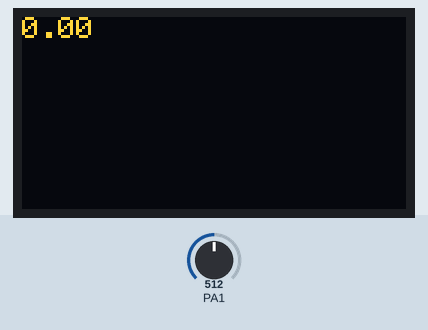
The program below on a simulated STM32 Blue Pill. Shown: 128×64 one-colour display. The inputs (shaded band) are chosen by the test bench; at power-on: PA1 = 512. The OLED is the two-colour kind (top 16 rows yellow); the display library's start-up logo is not drawn.

Above: at 2.2 s.

The program:

main.cpp
```cpp
#include <Arduino.h>
#include <Wire.h>
#include <Adafruit_SSD1306.h>
#include <math.h>
#include <vector>

#define SCREEN_WIDTH 128 // OLED display width, in pixels
#define SCREEN_HEIGHT 64 // OLED display height, in pixels
#define OLED_RESET 	-1 // This display does not have a reset pin accessible
#define PI 3.14159265358979323846
Adafruit_SSD1306 display_handler(SCREEN_WIDTH, SCREEN_HEIGHT, &Wire, OLED_RESET);

const unsigned long sample_time_ms = 40;

#define READ_PIN B1

void setup() {
  pinMode(READ_PIN, INPUT);

  display_handler.begin(SSD1306_SWITCHCAPVCC, 0x3C);

  // Displays Adafruit logo by default. call clearDisplay immediately if you don't want this.
  display_handler.display();

  delay(2000);

  // Displays "Hello world!" on the screen
  display_handler.clearDisplay();
  display_handler.setTextSize(1);
  display_handler.setTextColor(SSD1306_WHITE);
  display_handler.setCursor(0,0);
  display_handler.println("Hello world!");
  display_handler.display();

}

// CHATGPT cooked here
// Seems good to me, but I haven't looked in too much detail - F
void generateSineWave(int num_samples, double frequency, double total_time_ms, std::vector<double>& sine_wave) {
    double amplitude = 1.0; // Amplitude of the sine wave
    double phase = 0.0; // Phase shift in radians
    double total_time_s = total_time_ms / 1000.0; // Convert milliseconds to seconds
    double sample_rate = (double) num_samples / total_time_s; // Sample rate in Hz

    sine_wave.resize(num_samples); // Resize the vector to hold the required number of samples

    for (int i = 0; i < num_samples; i++) {
      double t = (double)i / sample_rate; // Time at this sample in seconds
      double value = amplitude * sin(2.0 * PI * frequency * t + phase);
      sine_wave[i] = value;
    }
}

double convolution(int frequency, int sample_number, double* signal) {

  // The reference wave will have twice the lengh of the signal. Thus allowing us to test
  // every possible offset value. This gives us the highest chance of finding the point
  // where the two waves are perfectly in phase, but is probably overkill.
  std::vector<double> reference_wave(sample_number * 2);
  generateSineWave(sample_number * 2, frequency, sample_time_ms * 2, reference_wave);

  double values_per_offset[sample_number];
  for(int offset = 0; offset < sample_number; offset++) {
    double summation = 0;
    for(int index = 0; index < sample_number; index++) {
      summation += reference_wave[offset + index] * signal[index];
    }
    values_per_offset[offset] = summation;
  }

  double maxValue = 0;
  for(int i = 0; i < sample_number; i++) {
    if(values_per_offset[i] > maxValue) {
      maxValue = values_per_offset[i];
    }
  }
  return maxValue;
}

void loop() {

  // Signal Array. Assumes we won't be taking more then 500 samples
  // Switching to a vector might be more memory efficient - F
  static double signal[500];


  // Sampling for the given time frame
  int num_samples = 0;
  unsigned long start_time = millis();
  while(millis() - start_time < sample_time_ms) {
    signal[num_samples] = analogRead(READ_PIN);
    num_samples++;

    // Introducing a delay here may make our sample time more consistant
    // Since we are sampling many periods, the consistancy of our sample rate is more important
    // than sampling speed.
    delayMicroseconds(500);
  }

  double convolution_1000Hz = convolution(1000, num_samples, signal);

  display_handler.clearDisplay();
  display_handler.setCursor(0,0);
  display_handler.print(convolution_1000Hz);
  display_handler.display();
  num_samples = 0;

  // delay for a bit here so that the display is readable
  delay(100);
}
```
